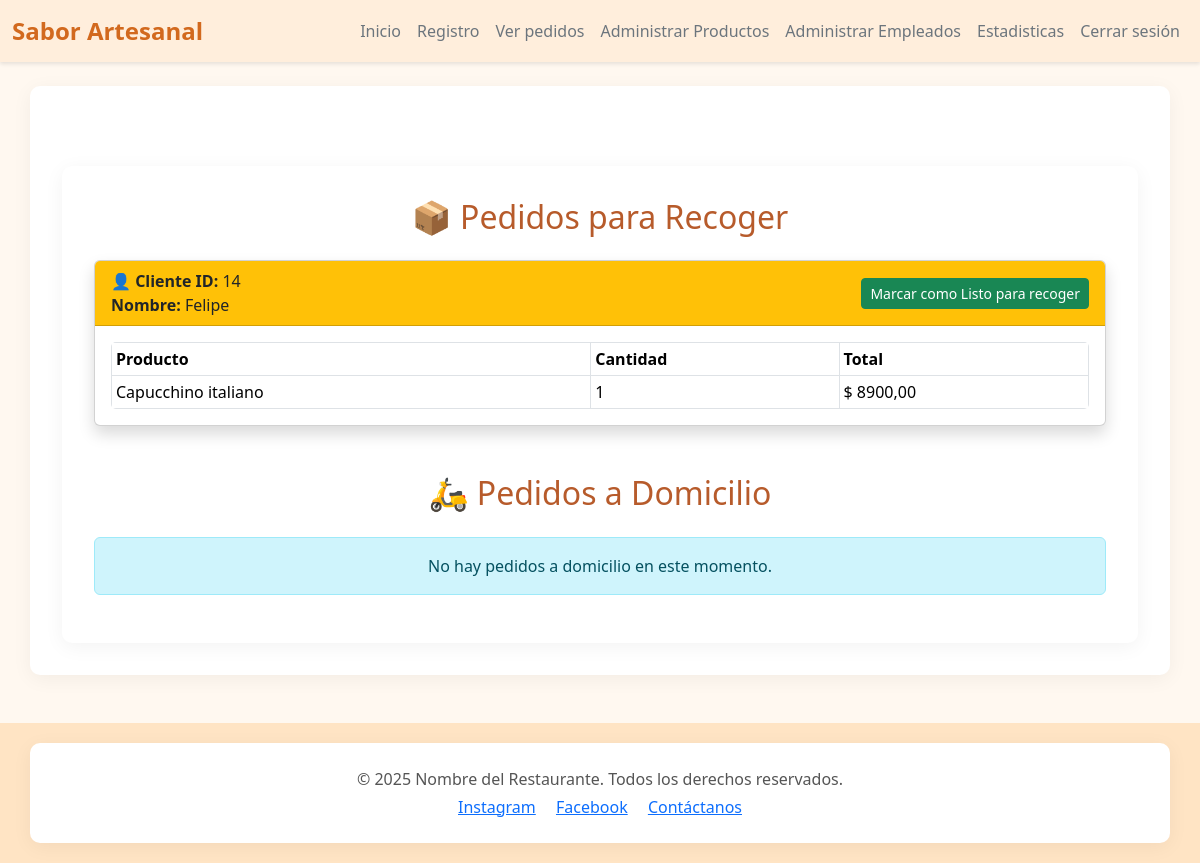
The page /pedidos_en_cocina/ (signed in) on the database as committed earlier.
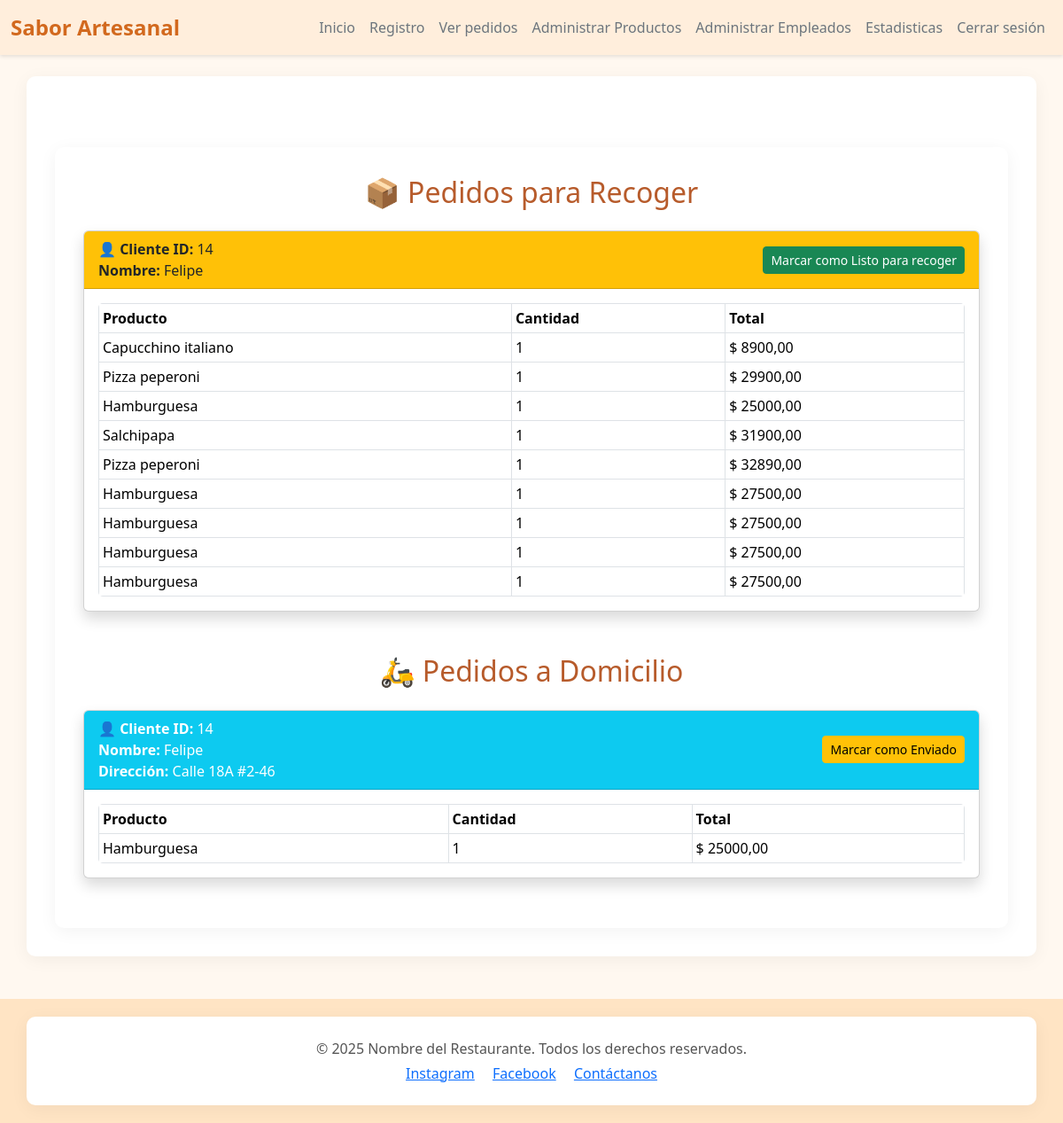
The same page on the database as committed later.
### task/models.py (models this page shows, shortened)
class CustomUser(AbstractBaseUser, PermissionsMixin):
    email = models.EmailField(unique=True)
    nombre = models.CharField(max_length=255)
    direccion = models.CharField(max_length=255)
    numero_telefono = models.CharField(max_length=20)
    is_active = models.BooleanField(default=True)
    is_staff = models.BooleanField(default=False)
    date_joined = models.DateTimeField(default=timezone.now)
    objects = CustomUserManager()
    USERNAME_FIELD = 'email'
    REQUIRED_FIELDS = ['nombre', 'direccion', 'numero_telefono']

class Pedido(models.Model):
    cliente = models.ForeignKey(CustomUser, on_delete=models.CASCADE)
    producto_nombre = models.CharField(max_length=100)
    cantidad = models.PositiveIntegerField()
    precio_total = models.DecimalField(max_digits=10, decimal_places=2)
    metodo = models.CharField(max_length=50)
    direccion = models.CharField(max_length=255, blank=True, null=True)
    alergias = models.TextField(null=True, blank=True)
    fecha = models.DateTimeField(auto_now_add=True)
    ESTADOS = [
        ('En cocina', 'En cocina'),
        ('En cocina1', 'En cocina1'),
        ('En reparto', 'En reparto'),
        ('Entregado', 'Entregado'),
        ('Enviado', 'Enviado'),
        ('En reparto', 'En reparto'),
    ]
    estado = models.CharField(max_length=20, choices=ESTADOS)
    propina = models.DecimalField(max_digits=10, decimal_places=2, default=Decimal('0.00'))

### task/views.py (the view)
# urls.py: path('pedidos_en_cocina/', views.pedidos_en_cocina, name='pedidos_en_cocina'),
@login_required
@user_passes_test(is_admin)
def pedidos_en_cocina(request):
    pedidos_para_recoger = Pedido.objects.filter(metodo='Recoger en tienda', estado__in=['En cocina', 'Listo para recoger']).order_by('cliente')
    pedidos_domicilio = Pedido.objects.filter(metodo='Domicilio', estado='En cocina1').order_by('cliente')
    pedidos_para_recoger_por_cliente = {}
    for pedido in pedidos_para_recoger:
        pedidos_para_recoger_por_cliente.setdefault(pedido.cliente, []).append(pedido)
    pedidos_domicilio_por_cliente = {}
    for pedido in pedidos_domicilio:
        pedidos_domicilio_por_cliente.setdefault(pedido.cliente, []).append(pedido)
    return render(request, 'pedidos_en_cocina.html', {
        'pedidos_para_recoger_por_cliente': pedidos_para_recoger_por_cliente,
        'pedidos_domicilio_por_cliente': pedidos_domicilio_por_cliente
    })

### task/views.py (called while the page is built)
def is_admin(user):
    return user.groups.filter(name='administrador').exists()

### task/templates/pedidos_en_cocina.html (shortened to what the changed rows need)
{% extends 'base.html' %}
{% block content %}
<div class="container mt-5">
    <h2 class="mb-4 text-center">📦 Pedidos para Recoger</h2>
    {% if pedidos_para_recoger_por_cliente %}
        {% for cliente, pedidos in pedidos_para_recoger_por_cliente.items %}
            <div class="card shadow mb-4 border-left-info">
                <div class="card-header bg-warning text-dark d-flex justify-content-between align-items-center">
                    <div>
                        <strong>👤 Cliente ID:</strong> {{ cliente.id }} <br>
                        <strong>Nombre:</strong> {{ cliente.nombre }}
                    </div>
                    {% if pedidos.0.estado == 'En cocina' %}
                        <form method="post" action="{% url 'marcar_listo_para_recoger' cliente.id %}">
                            <button type="submit" class="btn btn-sm btn-success">Marcar como Listo para recoger</button>
                        </form>
                    {% elif pedidos.0.estado == 'Listo para recoger' %}
                        <form method="post" action="{% url 'marcar_entregado' cliente.id %}">
                            {% csrf_token %}
                            <button type="submit" class="btn btn-sm btn-primary">Marcar como Entregado</button>
                        </form>
                    {% endif %}
                </div>
                <div class="card-body">
                    <table class="table table-sm table-bordered table-hover mb-0">
                        <thead class="thead-light">
                            <tr>
                                <th>Producto</th>
                                <th>Cantidad</th>
                                <th>Total</th>
                            </tr>
                        </thead>
                        <tbody>
                            {% for pedido in pedidos %}
                                <tr>
                                    <td>{{ pedido.producto_nombre }}</td>
                                    <td>{{ pedido.cantidad }}</td>
                                    <td>$ {{ pedido.precio_total }}</td>
                                </tr>
                            {% endfor %}
                        </tbody>
                    </table>
                </div>
            </div>
        {% endfor %}
    {% else %}
        <div class="alert alert-info text-center">
            No hay pedidos para recoger en este momento.
        </div>
    {% endif %}
    <h2 class="mb-4 text-center mt-5">🛵 Pedidos a Domicilio</h2>
    {% if pedidos_domicilio_por_cliente %}
        {% for cliente, pedidos in pedidos_domicilio_por_cliente.items %}
            <div class="card shadow mb-4 border-left-info">
                <div class="card-header bg-info text-white d-flex justify-content-between align-items-center">
                    <div>
                        <strong>👤 Cliente ID:</strong> {{ cliente.id }} <br>
                        <strong>Nombre:</strong> {{ cliente.nombre }} <br>
                        <strong>Dirección:</strong> {{ pedidos.0.direccion }}
                    </div>
                    {% if pedidos.0.estado == 'En cocina1' %}
                        <form method="post" action="{% url 'marcar_enviado' cliente.id %}">
                            <button type="submit" class="btn btn-sm btn-warning">Marcar como Enviado</button>
                        </form>
                    {% else %}
                        <span class="badge badge-success">🚚 Enviado</span>
                    {% endif %}
                </div>
                <div class="card-body">
                    <table class="table table-sm table-bordered mb-0">
                        <thead>
                            <tr>
                                <th>Producto</th>
                                <th>Cantidad</th>
                                <th>Total</th>
                            </tr>
                        </thead>
                        <tbody>
                            {% for pedido in pedidos %}
                                <tr>
                                    <td>{{ pedido.producto_nombre }}</td>
                                    <td>{{ pedido.cantidad }}</td>
                                    <td>$ {{ pedido.precio_total }}</td>
                                </tr>
                            {% endfor %}
                        </tbody>
                    </table>
                </div>
            </div>
        {% endfor %}
    {% else %}
        <div class="alert alert-info text-center">
            No hay pedidos a domicilio en este momento.
        </div>
    {% endif %}
</div>
{% endblock %}

Rows that differ between the two databases and show on the page:
now on one of the page's lists (row edited): CustomUser: id "14", nombre "Felipe", direccion "Calle 18A #2-46"
added Pedido: producto_nombre "Pizza peperoni", cantidad "1", precio_total "29900,00"
added Pedido: producto_nombre "Hamburguesa", cantidad "1", precio_total "25000,00"
added Pedido: producto_nombre "Salchipapa", cantidad "1", precio_total "31900,00"
added Pedido: producto_nombre "Pizza peperoni", cantidad "1", precio_total "32890,00"
added Pedido: producto_nombre "Hamburguesa", cantidad "1", precio_total "27500,00"
added Pedido: producto_nombre "Hamburguesa", cantidad "1", precio_total "27500,00"
added Pedido: producto_nombre "Hamburguesa", cantidad "1", precio_total "27500,00"
added Pedido: producto_nombre "Hamburguesa", cantidad "1", precio_total "27500,00"
added Pedido: producto_nombre "Hamburguesa", cantidad "1", precio_total "25000,00"
Other text that changed with them:
text no longer shown: "No hay pedidos a domicilio en este momento."
